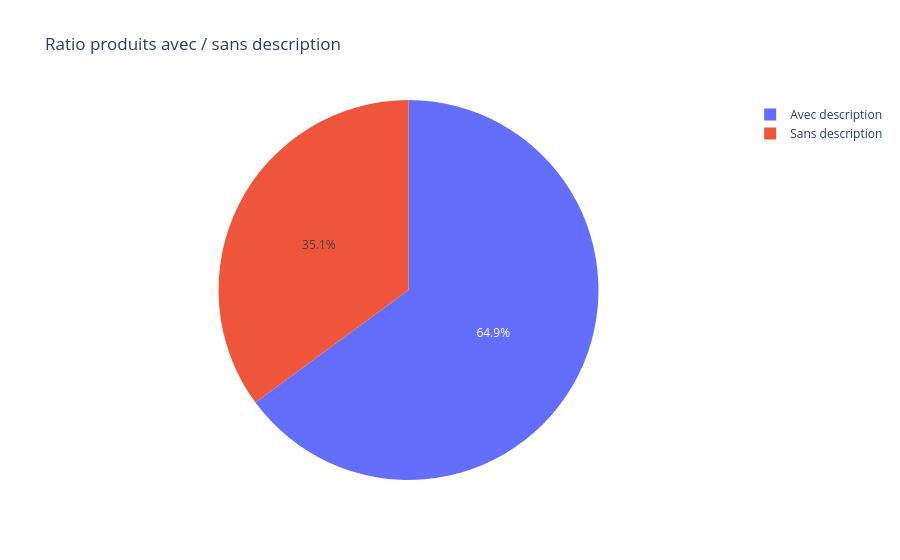

Write notebook code for a chart like this one.
### Code cell
ratio = df["has_description"].value_counts(normalize=True).reset_index()
ratio.columns = ["has_description", "percentage"]

ratio["has_description"] = ratio["has_description"].map({
    0: "Sans description",
    1: "Avec description"
})

fig = px.pie(
    ratio,
    names="has_description",
    values="percentage",
    title="Ratio produits avec / sans description"
)

fig.show()

### Figure 1 — Plotly figure (JSON) as saved in the notebook; plotly's stock layout.template omitted (floating-point values rounded to 4 significant figures)
{"data": [{"domain": {"x": [0, 1], "y": [0, 1]}, "hovertemplate": "has_description=%{label}<br>percentage=%{value}<extra></extra>", "labels": ["Avec description", "Sans description"], "legendgroup": "", "name": "", "showlegend": true, "type": "pie", "values": [0.6491, 0.3509]}], "layout": {"legend": {"tracegroupgap": 0}, "title": {"text": "Ratio produits avec / sans description"}}}
